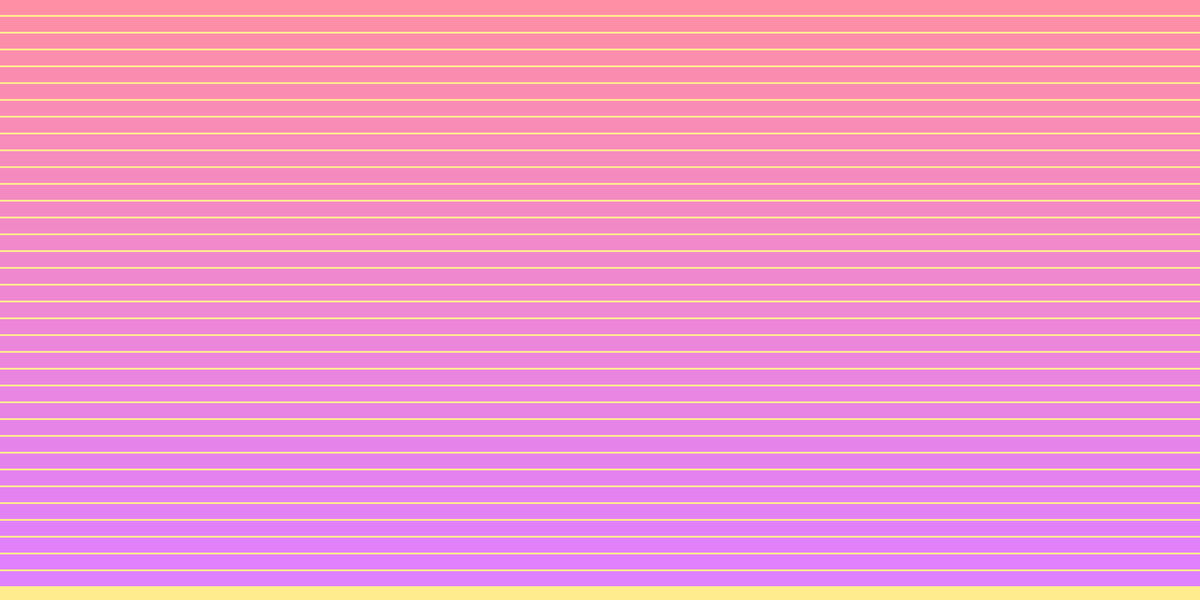
Frame 1 (no input)
Frame 60 (the mouse pressed at the canvas centre just before this capture): identical to frame 1, image omitted
Frame 120 (the mouse held since frame 60 and released just before this capture): identical to frame 1, image omitted

The Processing sketch that drew this single still picture (run headless with seeded random() and noise(); from frame 60 on, the mouse is pressed at the canvas centre):

// Processing sketch: Color_Gradient
// ── Color_Gradient.pde
color from;  // Starting color
color to;  // Ending color
float stroke_weight;
int amount_of_lines;  // Increase this to get a more fluid gradient
float gap;  // Gaps between the lines, measured in pixels

// Stores color values
HashMap<String, Integer> colors = new HashMap<String, Integer>();  // Integer because HashMap can only refrence types

// TODO: Add variable to differ width of lines to create taper/bulge effect?
// TODO: Lines aren't going down to the bottom of the screen
void setup()
{
    size(2000, 1000);
    // If in HSB just shifts color wheel through other colors
      // So use default RGB colorspace
    //colorMode(HSB, 360, 100, 100);

    // COLORS (in RGB)
    colors.put("yellow", color(255, 247, 0));
    colors.put("lime green", color(170, 255, 0));
    colors.put("seafoam green", color(0, 255, 213));
    colors.put("neon blue", color(29, 255, 255));
    colors.put("dark blue", color(0, 3, 66));
    colors.put("salmon", color(255, 143, 162));
    colors.put("hot pink", color(255, 0, 200));
    colors.put("lavender", color(223, 128, 255));

    from = colors.get("salmon");
    to = colors.get("lavender");
    
    amount_of_lines = 35;  // Increase this to get a more fluid gradient
    // Bug where lines don't go to bottom of screen if line count is above 250
      // 250 is still a clean gradient, so that's the upper limit lol
    if (amount_of_lines > 250)
      amount_of_lines = 250;
    // Careful of gaps when line count is high
      // Big gaps should not be used on high line counts
    gap = 3;  // Gaps between the lines, measure in pixels
    // abs() for protection of gap value being higher than division
    stroke_weight = abs((height/amount_of_lines) - gap);  // So no line overlap (not visible anyways but eh)
    strokeWeight(stroke_weight);
    
    // RGB Color of gaps, if any
    background(color(255, 236, 143));
}

void draw()
{
  // Keep in draw loop, otherwise displays gaps where there shouldn't be
  for (int i = 1; i <= amount_of_lines; i++)
  {
    // Setting each line color to the gradient color
      // Float conversion so int division doesn't default it to 0 or 1
    stroke(lerpColor(from, to, float(i)/amount_of_lines));
    // Setting y coordinates for lines
      // i - 1 to start lines at the top of the screen
      // height/amount_of_lines to place each line at equal intervals
        // Floor solves some spacing issues with gaps
      // adding stroke_weight/2 so lines end at the bottom of the screen
    float y = ((i - 1) * floor(height/amount_of_lines)) + stroke_weight/2;
    
    // Actually drawing the line
    line(0, y, width, y);
  }
}
